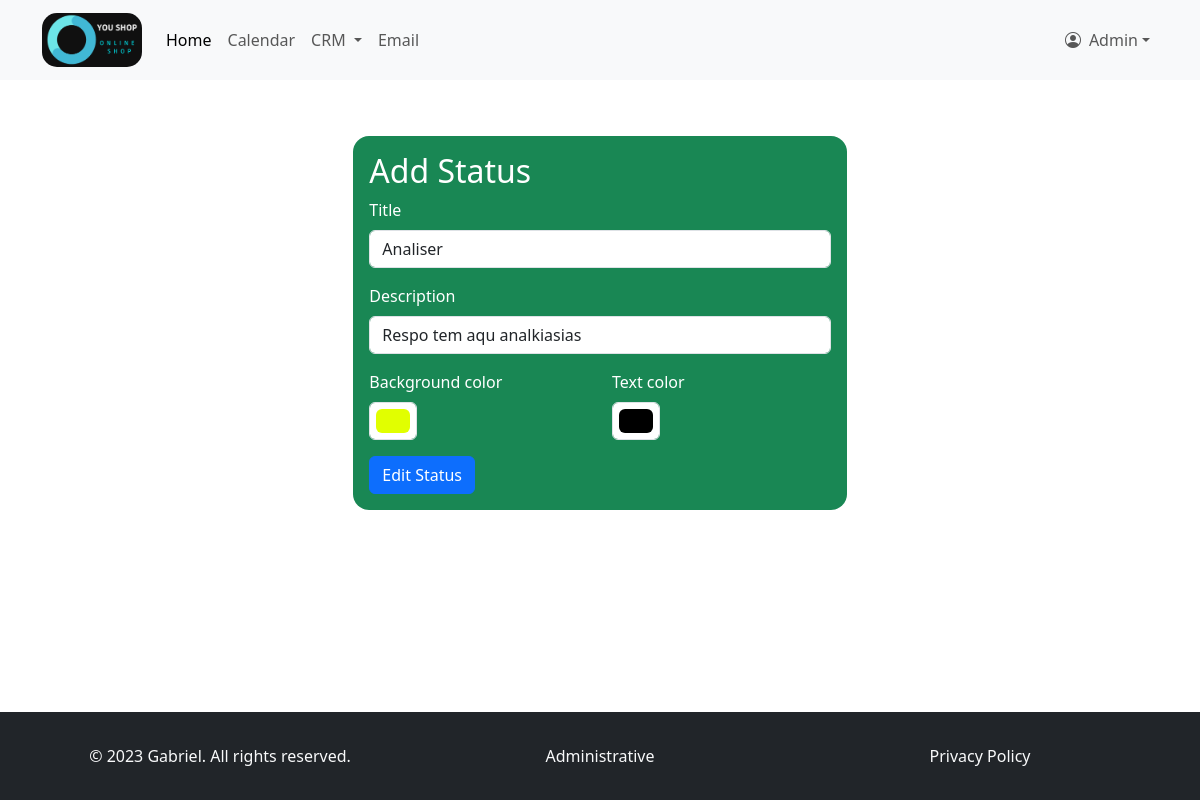
/crm/edit_status/1/ (signed in), run on the app's committed database.
### crm/models.py (models this page shows, shortened)
class Status(models.Model):
    title = models.CharField(max_length=50)
    description = models.CharField(max_length=500, verbose_name="Description", blank=True)
    title_color = models.CharField(max_length=7, default='#000000', help_text='Enter a hex color code for the title', blank=True)
    text_color = models.CharField(max_length=7, default='#000000', help_text='Enter a hex color code for the text', blank=True)

### crm/views.py (the view)
# urls.py: path('edit_status/<int:status_id>/',views.edit_status, name='edit_status'),
@login_required
def edit_status(request, status_id):
    status = get_object_or_404(Status, id=status_id)
    btn_description = 'Edit Status'
    if request.method == 'POST':
        form = StatusForm(request.POST, instance=status)
        if form.is_valid():
            form.save()
            return redirect('opportunity_kanban')
    else:
        form = StatusForm(instance=status)
    return render(request, 'add_status.html', {'form': form, 'status': status, 'btn_description': btn_description})

### crm/forms.py
class StatusForm(forms.ModelForm):
    class Meta:
        model = Status
        fields = ['title', 'description', 'title_color', 'text_color']

### templates/add_status.html (shortened to what this page needs)
{% extends 'index.html' %}
{% block content %}
    <div class="container-fluid mt-5 mb-5">
        <div class="row justify-content-center ">
            <div class="col-md-5 bg-success rounded-4 p-3">
                <div class="card-body">
                    <h2 class="text-white" >Add Status</h2>
                    <form method="POST">
                    <div class="mb-3">
                        <label for="{{ form.title.id_for_label }}" class="form-label text-white">{{ form.title.label }}</label>
                        <input type="text" class="form-control" placeholder="Title..."
                               {% if form.title.value %}
                                value="{{ form.title.value }}"
                               {% endif %}
                               name="{{ form.title.name }}" id="{{ form.title.id_for_label }}" aria-describedby="{{ form.title.id_for_label }}">
                    </div>
                    <div class="mb-3">
                        <label for="{{ form.description.id_for_label }}" class="form-label text-white">{{ form.description.label }}</label>
                        <input type="text" class="form-control" placeholder="Description..." name="{{ form.description.name }}"
                               {% if form.description.value %}
                                value="{{ form.description.value }}"
                               {% endif %}
                               id="{{ form.description.id_for_label }}" aria-describedby="{{ form.description.id_for_label }}">
                    </div>
                    <div class="row">
                        <div class="col-6">
                            <div class="mb-3">
                                <label for="{{ form.title_color.id_for_label }}" class="form-label text-white">Background color</label>
                                <input type="color" class="form-control form-control-color" id="{{ form.title_color.id_for_label }}" value="{{ form.title_color.value  }}" name="{{ form.title_color.name }}" title="Choose your color" aria-describedby="{{ form.title_color.id_for_label }}">
                            </div>
                        </div>
                        <div class="col-6">
                            <div class="mb-3">
                                <label for="{{ form.text_color.id_for_label }}" class="form-label text-white">{{ form.text_color.label }}</label>
                                <input type="color" class="form-control form-control-color" id="{{ form.text_color.id_for_label }}" value="{{ form.text_color.value  }}" name="{{ form.text_color.name }}" title="Choose your color" aria-describedby="{{ form.text_color.id_for_label }}">
                            </div>
                        </div>
                    </div>
                    <button type="submit" class="btn btn-primary">{{ btn_description }}</button>
                    </form>
                </div>
            </div>
        </div>
    </div>
{% endblock %}

### templates/index.html (shortened to what this page needs)
{% load static %}
<!DOCTYPE html>
<html class="h-100" lang="pt-br">
<head>
        <link rel="stylesheet" href="{% static 'css/style.css' %}">
        <link rel="stylesheet" href="{% static 'css/bootstrap.min.css' %}">
        <link rel="stylesheet" href="{% static 'css/bootstrap-icons.min.css' %}">
        <link href="https://cdn.jsdelivr.net/npm/bootstrap@5.3.2/dist/css/bootstrap.min.css" rel="stylesheet">
</head>
<body class="d-flex flex-column h-100">
        {% block nav %}
          <nav class="navbar navbar-expand-lg bg-body-tertiary">
            <div class="container">
                <a class="navbar-brand" href="{% url 'home' %}"><img class="logo-navbar" src="{% static 'image/logo_dark_h.png' %}"></a>
                {% block nav-cont %}
                    {% if user.is_authenticated %}
                        <div class="collapse navbar-collapse" id="navbarSupportedContent">
                          <ul class="navbar-nav me-auto mb-2 mb-lg-0">
                            <li class="nav-item">
                              <a class="nav-link active" aria-current="page" href="#">Home</a>
                            </li>
                            <li class="nav-item">
                              <a class="nav-link" href="#">Calendar</a>
                            </li>
                            <li class="nav-item dropdown">
                              <a class="nav-link dropdown-toggle" href="#" role="button" data-bs-toggle="dropdown" aria-expanded="false">
                                CRM
                              </a>
                            </li>
                            <li class="nav-item">
                              <a class="nav-link" href="#">Email</a>
                            </li>
                          </ul>
                        <ul class="navbar-nav">
                            <li class="nav-item dropdown">
                              <a class="nav-link dropdown-toggle d-flex align-items-center" href="#" id="navbarDropdownMenuUser" role="button" data-bs-toggle="dropdown" aria-haspopup="true" aria-expanded="false">
                                  <i class="bi-person-circle m-2" aria-hidden="true"></i>
                                  {% if user.is_authenticated %}
                                    <spam id="username">{{ user.username }}</spam>
                                  {% else %}
                                      <spam id="username">User</spam>
                                  {% endif %}
                              </a>
                            </li>
                        </ul>
                        </div>
                    {% endif %}
                {% endblock %}
            </div>
          </nav>
        {% endblock %}
        <div class="container-fluid p-2">
            {% block content %}
            {% endblock %}
        </div>
        {% block footer %}
            <footer class="footer mt-auto py-3 bg-dark text-muted bg-light p-3">
                <div class="container">
                    <div class="row py-3">
                        <div class="col-12 col-md-4 text-center text-light text-md-left">
                            &copy; 2023 Gabriel. All rights reserved.
                        </div>
                        <div class="col-12 col-md-4 text-center text-light">
                            Administrative
                        </div>
                        <div class="col-12 col-md-4 text-center text-md-right">
                            <a href="#" class="text-decoration-none text-light">Privacy Policy </a>
                        </div>
                    </div>
                </div>
            </footer>
        {% endblock %}
</body>
</html>

### static/css/style.css (style rules this page uses)
.logo-navbar { width: 100px; border-radius: 15px; }

### data on the page
Status: title "Analiser", description "Respo tem aqu analkiasias", title_color "#e1ff00", text_color "#000000"

### other printed values
{{ user.username }} "Admin"
{{ btn_description }} "Edit Status"
